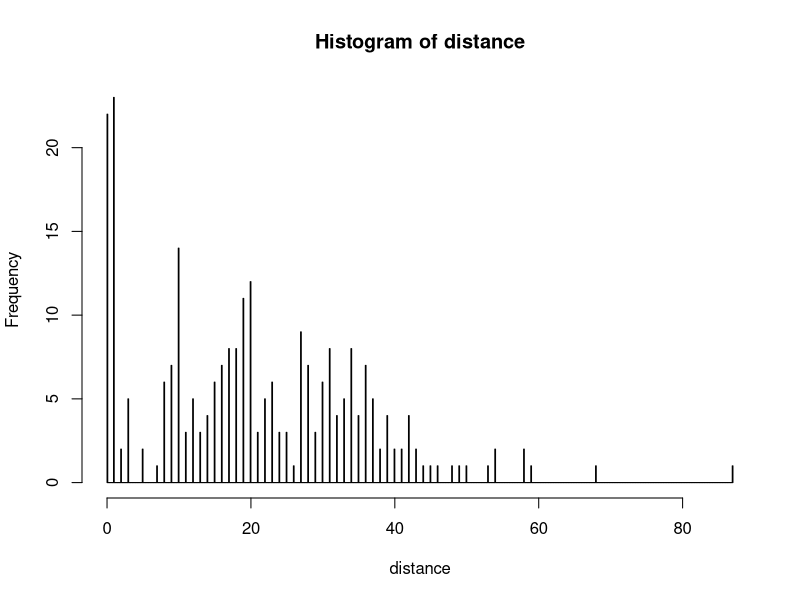
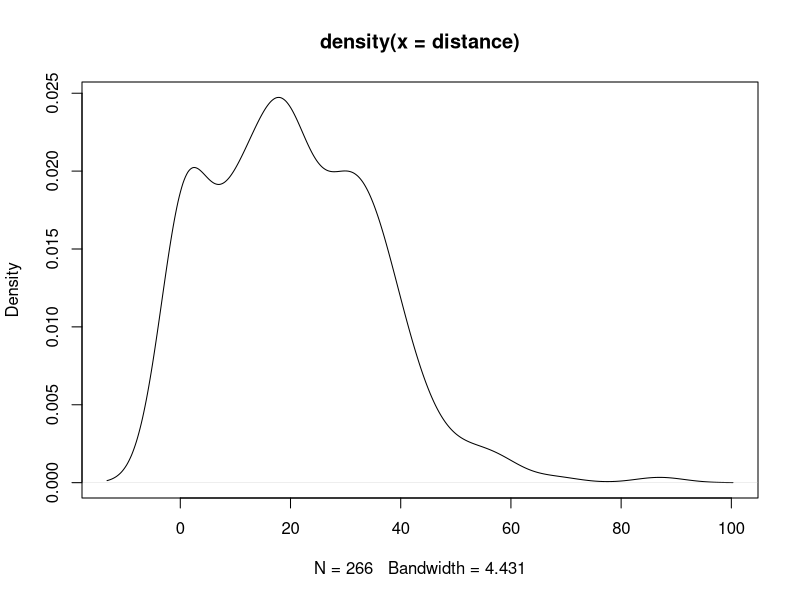

Reproduce these figures in R, in order.
truthset <- read.table("variants_truthset.txt")
deletion_truth <- truthset[truthset[,1]=="deletion" & truthset[,3]==10,] 
write.table(deletion_truth,"truth_variant_D10.txt",row.names = FALSE,col.names = FALSE,quote = FALSE, sep = "\t")
deletion_op <- substr(deletion_truth[,6],4,nchar(as.character(deletion_truth[,6])))
deletion_truth <- cbind(deletion_truth,as.numeric(deletion_op))  
distance <- deletion_truth[,7]-deletion_truth[,2]
deletion_truth <- cbind(deletion_truth,distance) 
summary(distance)
hist(distance,breaks = 1000)  
plot(density(distance))  


set.seed(1233)
random <- sort(sample(1:249250621, 266, replace=FALSE))
# proof no overlap deletion regions for 10bp
for (i in 1:265)
{
  A <- random[i]
  B <- random[i+1]
  D <- B-A
  if (D <=10)
  {
    print (A)
  }
}
random2 <- random+10
name <- rep("deletion",266) 
D_random <- as.data.frame(cbind(name,random))
D_random <- cbind(D_random,random2)
write.table(D_random,"random_variant_D10.txt",row.names = FALSE,col.names = FALSE,quote = FALSE, sep = "\t")
# 20 gaps above
gaps <- read.table("random_variant_D10_2.txt")
gaps_R <- gaps[gaps[,4]=="NNNNNNNNNN",2]
random3 <- random[!random %in% gaps_R]
set.seed(1234)
random4 <- sort(sample(1:249250621, 20, replace=FALSE))
random5 <- sort(c(random3,random4))
for (i in 1:265)
{
  A <- random5[i]
  B <- random5[i+1]
  D <- B-A
  if (D <=10)
  {
    print (A)
  }
}
random6 <- random5+10
name <- rep("deletion",266) 
D_random6 <- as.data.frame(cbind(name,random5))
D_random6 <- cbind(D_random6,random6)
write.table(D_random6,"random_variant_D10_3.txt",row.names = FALSE,col.names = FALSE,quote = FALSE, sep = "\t")

# 2 gaps above
gaps <- read.table("random_variant_D10_4.txt")
gaps_R <- gaps[gaps[,4]=="NNNNNNNNNN",2]
random7 <- random5[!random5 %in% gaps_R]
set.seed(1236)
random8 <- sort(sample(1:249250621, 2, replace=FALSE))
random9 <- sort(c(random7,random8))
for (i in 1:265)
{
  A <- random9[i]
  B <- random9[i+1]
  D <- B-A
  if (D <=10)
  {
    print (A)
  }
}
random10 <- random9+10
name <- rep("deletion",266) 
D_random10 <- as.data.frame(cbind(name,random9))
D_random10 <- cbind(D_random10,random10)
write.table(D_random10,"random_variant_D10_5.txt",row.names = FALSE,col.names = FALSE,quote = FALSE, sep = "\t")










































